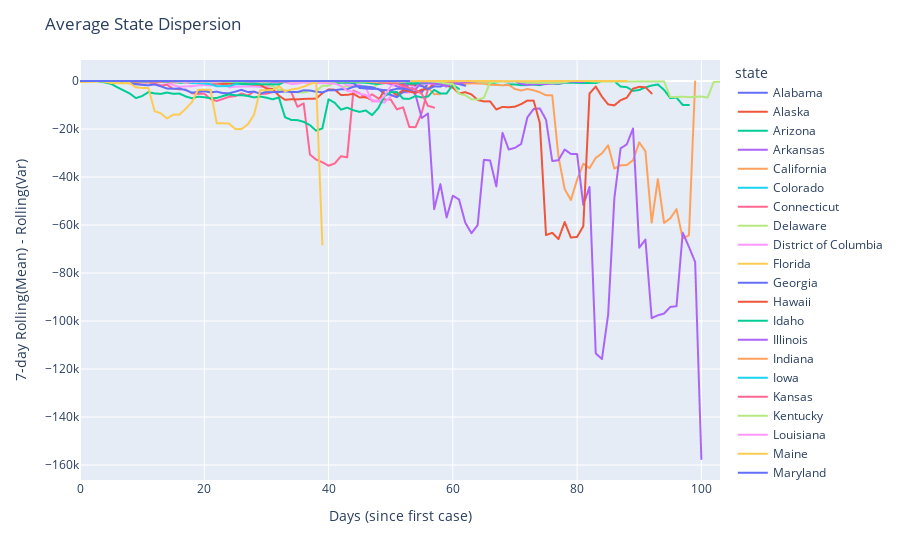

The notebook cell saved with this chart:
### Code cell
fig = px.line(states_df, 
             x="Days (since first case)",
             y="7-day Rolling(Mean) - Rolling(Var)",
             color="state")

fig.update_layout(title_text="Average State Dispersion")

fig.show()
